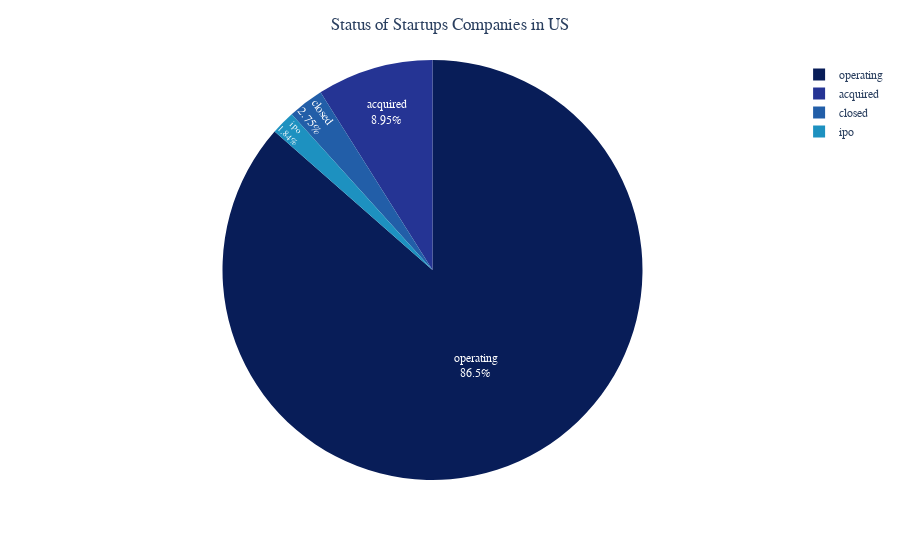

The notebook cell this image was saved under:
### Code cell
status_counts = main_data['status'].value_counts()
df_status_counts = pd.DataFrame({'status': status_counts.index, 'count': status_counts.values})

fig = px.pie(df_status_counts, values='count', names='status')
fig.update_traces(textposition='inside', textinfo='percent+label', marker=dict(colors=px.colors.sequential.YlGnBu[::-1]))
fig.update_layout( title= 'Status of Startups Companies in US',
                  font=dict(size=12),
                  plot_bgcolor='white', 
                  font_family='Arial',
                  title_x=0.5
)

fig.show() 
pyo.plot(fig, filename='plot/circle.html')

### Figure 1 — Plotly figure (JSON) as saved in the notebook; plotly's stock layout.template omitted (floating-point values rounded to 4 significant figures)
{"data": [{"domain": {"x": [0, 1], "y": [0, 1]}, "hovertemplate": "status=%{label}<br>count=%{value}<extra></extra>", "labels": ["operating", "acquired", "closed", "ipo"], "legendgroup": "", "marker": {"colors": ["rgb(8,29,88)", "rgb(37,52,148)", "rgb(34,94,168)", "rgb(29,145,192)", "rgb(65,182,196)", "rgb(127,205,187)", "rgb(199,233,180)", "rgb(237,248,177)", "rgb(255,255,217)"]}, "name": "", "showlegend": true, "textinfo": "percent+label", "textposition": "inside", "type": "pie", "values": [42327, 4383, 1346, 903]}], "layout": {"font": {"family": "Arial", "size": 12}, "legend": {"tracegroupgap": 0}, "margin": {"t": 60}, "plot_bgcolor": "white", "title": {"text": "Status of Startups Companies in US", "x": 0.5}}}
